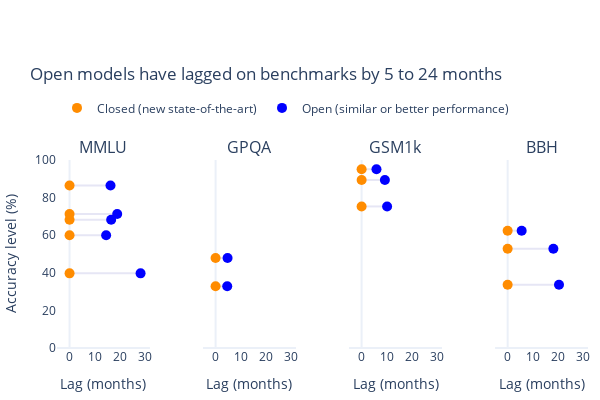

This figure's notebook cell:
### Code cell
# Create the figure with 1x4 subplots
fig = make_subplots(
    rows=1, 
    cols=4, 
    subplot_titles=benchmarks_to_analyze,
    horizontal_spacing=0.1
)

# Loop through each benchmark to plot the discrete_lags
for idx, bench in enumerate(benchmarks_to_analyze):
    for i in range(len(discrete_lags[bench]['Closed performance level'])):
        fig.add_trace(go.Scatter(
            y=[discrete_lags[bench]['Closed performance level'][i], discrete_lags[bench]['Closed performance level'][i]],
            x=[0, discrete_lags[bench]['Lag (months)'][i]],
            mode='lines',
            line=dict(color='rgb(230, 230, 245)', width=2),
            showlegend=False,
        ), row=1, col=idx + 1)
    
    # Plot markers for Closed and Open
    fig.add_trace(go.Scatter(
        x=np.zeros_like(discrete_lags[bench]['Closed performance level']),
        y=discrete_lags[bench]['Closed performance level'],
        mode='markers',
        marker=dict(color=color_map['Closed'], size=10),
        name='Closed (new state-of-the-art)',
        text=discrete_lags[bench]['Closed system'],
        showlegend=(idx == 0),
    ), row=1, col=idx + 1)
    fig.add_trace(go.Scatter(
        x=discrete_lags[bench]['Lag (months)'],
        y=discrete_lags[bench]['Closed performance level'],
        mode='markers',
        marker=dict(color=color_map['Open'], size=10),
        name='Open (similar or better performance)',
        text=discrete_lags[bench]['Open system'],
        showlegend=(idx == 0),
    ), row=1, col=idx + 1)

    if idx == 0:
        fig.update_yaxes(
            title='Accuracy level (%)',
            row=1, col=idx + 1
        )
    else:
        fig.update_yaxes(
            showticklabels=False,
            row=1, col=idx + 1
        )
    fig.update_yaxes(
        range=[0, 100],
        showgrid=False,
        row=1, col=idx + 1
    )

fig.update_xaxes(
    range=[-5, 32],
    title='Lag (months)',
    showgrid=False,
)

fig.update_layout(
    width=600,
    height=400,
    title='Open models have lagged on benchmarks by 5 to 24 months',
    template='plotly_white',
    # showlegend=False,
    legend=dict(
        orientation='h',
        yanchor='bottom',
        y=1.2,
        xanchor='left',
        x=0,
    ),
    margin=dict(l=10, r=10, t=160, b=10),
)

if save:
    save_plot(fig, results_dir, f"benchmark_lags_{'_'.join(benchmarks_to_analyze)}_all")

# Show the plot
fig.show()

### Figure 1 — Plotly figure (JSON) as saved in the notebook; plotly's stock layout.template omitted (floating-point values rounded to 4 significant figures)
{"data": [{"line": {"color": "rgb(230, 230, 245)", "width": 2}, "mode": "lines", "showlegend": false, "type": "scatter", "x": [0, 28.27], "xaxis": "x", "y": [39.7, 39.7], "yaxis": "y"}, {"line": {"color": "rgb(230, 230, 245)", "width": 2}, "mode": "lines", "showlegend": false, "type": "scatter", "x": [0, 14.56], "xaxis": "x", "y": [60, 60], "yaxis": "y"}, {"line": {"color": "rgb(230, 230, 245)", "width": 2}, "mode": "lines", "showlegend": false, "type": "scatter", "x": [0, 16.57], "xaxis": "x", "y": [68.2, 68.2], "yaxis": "y"}, {"line": {"color": "rgb(230, 230, 245)", "width": 2}, "mode": "lines", "showlegend": false, "type": "scatter", "x": [0, 18.97], "xaxis": "x", "y": [71.3, 71.3], "yaxis": "y"}, {"line": {"color": "rgb(230, 230, 245)", "width": 2}, "mode": "lines", "showlegend": false, "type": "scatter", "x": [0, 16.31], "xaxis": "x", "y": [86.4, 86.4], "yaxis": "y"}, {"marker": {"color": "darkorange", "size": 10}, "mode": "markers", "name": "Closed (new state-of-the-art)", "showlegend": true, "text": ["text-davinci-001", "Gopher 280B", "code-davinci-002", "PaLM 540B", "GPT-4 (original)"], "type": "scatter", "x": [0, 0, 0, 0, 0], "xaxis": "x", "y": [39.7, 60, 68.2, 71.3, 86.4], "yaxis": "y"}, {"marker": {"color": "blue", "size": 10}, "mode": "markers", "name": "Open (similar or better performance)", "showlegend": true, "text": ["GLM 130B", "LLaMa-1 65B", "LLaMa-2 70B", "Yi-34B", "Llama 3.1 405B"], "type": "scatter", "x": [28.27, 14.56, 16.57, 18.97, 16.31], "xaxis": "x", "y": [39.7, 60, 68.2, 71.3, 86.4], "yaxis": "y"}, {"line": {"color": "rgb(230, 230, 245)", "width": 2}, "mode": "lines", "showlegend": false, "type": "scatter", "x": [0, 4.636], "xaxis": "x2", "y": [32.83, 32.83], "yaxis": "y2"}, {"line": {"color": "rgb(230, 230, 245)", "width": 2}, "mode": "lines", "showlegend": false, "type": "scatter", "x": [0, 4.767], "xaxis": "x2", "y": [47.88, 47.88], "yaxis": "y2"}, {"marker": {"color": "darkorange", "size": 10}, "mode": "markers", "name": "Closed (new state-of-the-art)", "showlegend": false, "text": ["gpt-4-0613", "claude-3-opus-20240229"], "type": "scatter", "x": [0, 0], "xaxis": "x2", "y": [32.83, 47.88], "yaxis": "y2"}, {"marker": {"color": "blue", "size": 10}, "mode": "markers", "name": "Open (similar or better performance)", "showlegend": false, "text": ["deepseek-coder", "Meta-Llama-3.1-405B-Instruct"], "type": "scatter", "x": [4.636, 4.767], "xaxis": "x2", "y": [32.83, 47.88], "yaxis": "y2"}, {"line": {"color": "rgb(230, 230, 245)", "width": 2}, "mode": "lines", "showlegend": false, "type": "scatter", "x": [0, 10.16], "xaxis": "x3", "y": [75.3, 75.3], "yaxis": "y3"}, {"line": {"color": "rgb(230, 230, 245)", "width": 2}, "mode": "lines", "showlegend": false, "type": "scatter", "x": [0, 9.271], "xaxis": "x3", "y": [89.4, 89.4], "yaxis": "y3"}, {"line": {"color": "rgb(230, 230, 245)", "width": 2}, "mode": "lines", "showlegend": false, "type": "scatter", "x": [0, 5.918], "xaxis": "x3", "y": [95.1, 95.1], "yaxis": "y3"}, {"marker": {"color": "darkorange", "size": 10}, "mode": "markers", "name": "Closed (new state-of-the-art)", "showlegend": false, "text": ["gpt-3.5-turbo", "claude-2.1", "gpt-4-0125-preview"], "type": "scatter", "x": [0, 0, 0], "xaxis": "x3", "y": [75.3, 89.4, 95.1], "yaxis": "y3"}, {"marker": {"color": "blue", "size": 10}, "mode": "markers", "name": "Open (similar or better performance)", "showlegend": false, "text": ["Mixtral-8x22B-instruct-v0.1", "Llama 3 70B", "Llama 3.1 405B"], "type": "scatter", "x": [10.16, 9.271, 5.918], "xaxis": "x3", "y": [75.3, 89.4, 95.1], "yaxis": "y3"}, {"line": {"color": "rgb(230, 230, 245)", "width": 2}, "mode": "lines", "showlegend": false, "type": "scatter", "x": [0, 20.45], "xaxis": "x4", "y": [33.6, 33.6], "yaxis": "y4"}, {"line": {"color": "rgb(230, 230, 245)", "width": 2}, "mode": "lines", "showlegend": false, "type": "scatter", "x": [0, 18.21], "xaxis": "x4", "y": [52.8, 52.8], "yaxis": "y4"}, {"line": {"color": "rgb(230, 230, 245)", "width": 2}, "mode": "lines", "showlegend": false, "type": "scatter", "x": [0, 5.589], "xaxis": "x4", "y": [62.4, 62.4], "yaxis": "y4"}, {"marker": {"color": "darkorange", "size": 10}, "mode": "markers", "name": "Closed (new state-of-the-art)", "showlegend": false, "text": ["text-davinci-001", "code-davinci-002", "PaLM-2"], "type": "scatter", "x": [0, 0, 0], "xaxis": "x4", "y": [33.6, 52.8, 62.4], "yaxis": "y4"}, {"marker": {"color": "blue", "size": 10}, "mode": "markers", "name": "Open (similar or better performance)", "showlegend": false, "text": ["GPT-NeoX 20B", "Falcon 180B", "ChatGLM3-6B"], "type": "scatter", "x": [20.45, 18.21, 5.589], "xaxis": "x4", "y": [33.6, 52.8, 62.4], "yaxis": "y4"}], "layout": {"annotations": [{"font": {"size": 16}, "showarrow": false, "text": "MMLU", "x": 0.0875, "xanchor": "center", "xref": "paper", "y": 1, "yanchor": "bottom", "yref": "paper"}, {"font": {"size": 16}, "showarrow": false, "text": "GPQA", "x": 0.3625, "xanchor": "center", "xref": "paper", "y": 1, "yanchor": "bottom", "yref": "paper"}, {"font": {"size": 16}, "showarrow": false, "text": "GSM1k", "x": 0.6375, "xanchor": "center", "xref": "paper", "y": 1, "yanchor": "bottom", "yref": "paper"}, {"font": {"size": 16}, "showarrow": false, "text": "BBH", "x": 0.9125, "xanchor": "center", "xref": "paper", "y": 1, "yanchor": "bottom", "yref": "paper"}], "height": 400, "legend": {"orientation": "h", "x": 0, "xanchor": "left", "y": 1.2, "yanchor": "bottom"}, "margin": {"b": 10, "l": 10, "r": 10, "t": 160}, "title": {"text": "Open models have lagged on benchmarks by 5 to 24 months"}, "width": 600, "xaxis": {"anchor": "y", "domain": [0, 0.175], "range": [-5, 32], "showgrid": false, "title": {"text": "Lag (months)"}}, "xaxis2": {"anchor": "y2", "domain": [0.275, 0.45], "range": [-5, 32], "showgrid": false, "title": {"text": "Lag (months)"}}, "xaxis3": {"anchor": "y3", "domain": [0.55, 0.725], "range": [-5, 32], "showgrid": false, "title": {"text": "Lag (months)"}}, "xaxis4": {"anchor": "y4", "domain": [0.825, 1], "range": [-5, 32], "showgrid": false, "title": {"text": "Lag (months)"}}, "yaxis": {"anchor": "x", "domain": [0, 1], "range": [0, 100], "showgrid": false, "title": {"text": "Accuracy level (%)"}}, "yaxis2": {"anchor": "x2", "domain": [0, 1], "range": [0, 100], "showgrid": false, "showticklabels": false}, "yaxis3": {"anchor": "x3", "domain": [0, 1], "range": [0, 100], "showgrid": false, "showticklabels": false}, "yaxis4": {"anchor": "x4", "domain": [0, 1], "range": [0, 100], "showgrid": false, "showticklabels": false}}}
